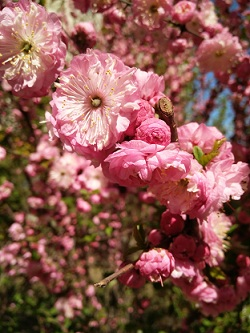
#> input picture Python.OpenCV.From.Novice.To.Practice/code/07/04/amygdalus triloba.jpg, 250 x 333 px
$ python demo.py
#> lines starting #> are read from the running program, lines starting #| are printed output that depends on the picture
import cv2
img = cv2.imread("amygdalus triloba.jpg")  # 读取原图
#> img is the input picture: shape (333, 250, 3); mean B, G, R 80.5, 88.3, 139
dst1 = cv2.GaussianBlur(img, (15, 15), 0, 0)  # 使用大小为15*15的滤波核进行高斯滤波
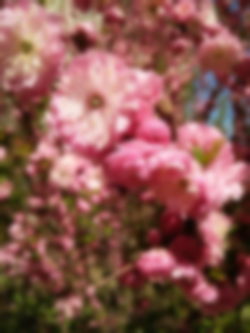
#> dst1: shape (333, 250, 3); mean B, G, R 80.6, 88.3, 139
# 双边滤波，选取范围直径为15，颜色差为120
dst2 = cv2.bilateralFilter(img, 15, 120, 100)
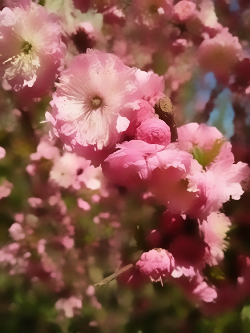
#> dst2: shape (333, 250, 3); mean B, G, R 80, 87.9, 138.6
cv2.imshow("img", img)  # 显示原图
cv2.imshow("Gauss", dst1)  # 显示高斯滤波效果
cv2.imshow("bilateral", dst2)  # 显示双边滤波效果
cv2.waitKey()  # 按下任何键盘按键后
cv2.destroyAllWindows()  # 释放所有窗体
